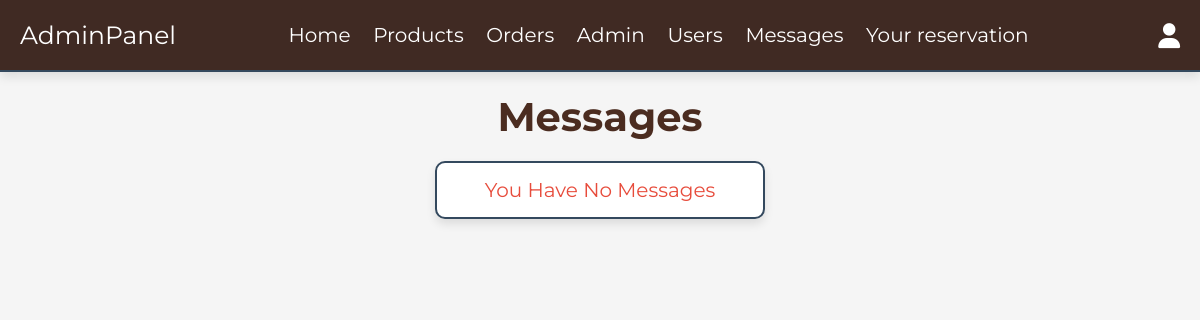
The app's page /admin/messages.php (signed in), older data.
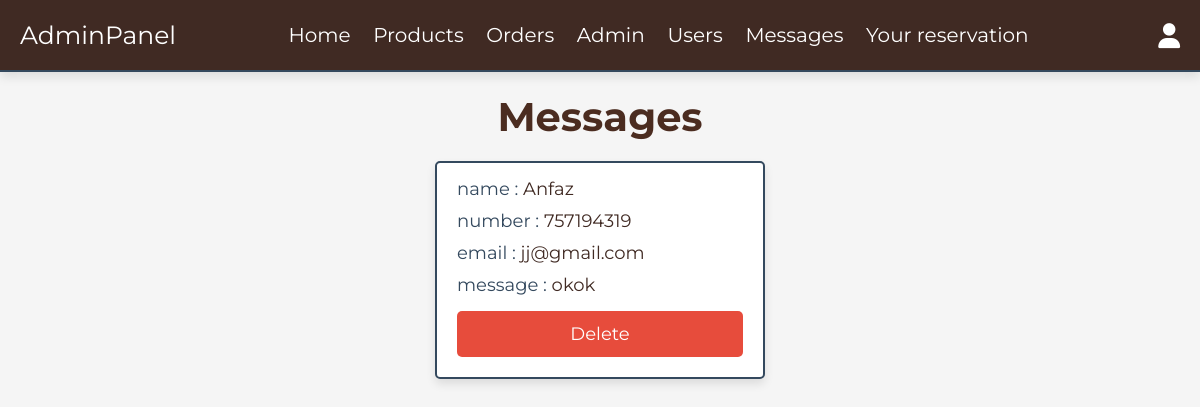
The same page, newer data.
### tables this page shows
CREATE TABLE `messages` (
  `id` int(100) NOT NULL,
  `user_id` int(100) NOT NULL,
  `name` varchar(100) NOT NULL,
  `email` varchar(100) NOT NULL,
  `number` varchar(12) NOT NULL,
  `message` varchar(500) NOT NULL
);

### admin/messages.php (the view, shortened to what this page needs)
<?php
include '../components/connect.php';
?>
<!DOCTYPE html>
<html lang="en">
<head>
   <link rel="stylesheet" href="https://cdnjs.cloudflare.com/ajax/libs/font-awesome/6.1.1/css/all.min.css">
   <link rel="stylesheet" href="../css/admin_style.css">
</head>
<body>
<?php include '../components/admin_header.php' ?>
<section class="messages">
   <h1 class="heading">messages</h1>
   <div class="box-container">
   <?php
      $select_messages = $conn->prepare("SELECT * FROM `messages`");
      $select_messages->execute();
      if($select_messages->rowCount() > 0){
         while($fetch_messages = $select_messages->fetch(PDO::FETCH_ASSOC)){
   ?>
   <div class="box">
      <p> name : <span><?= $fetch_messages['name']; ?></span> </p>
      <p> number : <span><?= $fetch_messages['number']; ?></span> </p>
      <p> email : <span><?= $fetch_messages['email']; ?></span> </p>
      <p> message : <span><?= $fetch_messages['message']; ?></span> </p>
      <a href="messages.php?delete=<?= $fetch_messages['id']; ?>" class="delete-btn" onclick="return confirm('delete this message?');">delete</a>
   </div>
   <?php
         }
      }else{
         echo '<p class="empty">you have no messages</p>';
      }
   ?>
   </div>
</section>
</body>
</html>

Row changes from the older to the newer data that the page shows:
added messages: name "Anfaz", number "757194319", email "jj@gmail.com", message "okok"
Text that changed along with them:
text no longer shown: "You Have No Messages"
